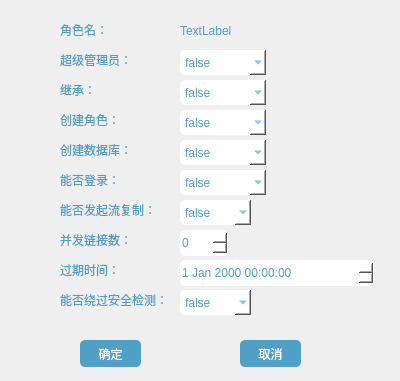
<?xml version="1.0" encoding="UTF-8"?>
<ui version="4.0">
 <class>ModifyRoleDialog</class>
 <widget class="QDialog" name="ModifyRoleDialog">
  <property name="geometry">
   <rect>
    <x>0</x>
    <y>0</y>
    <width>400</width>
    <height>381</height>
   </rect>
  </property>
  <property name="windowTitle">
   <string>修改角色信息</string>
  </property>
  <widget class="QComboBox" name="cbb_IsFlowCopy">
   <property name="geometry">
    <rect>
     <x>180</x>
     <y>200</y>
     <width>71</width>
     <height>25</height>
    </rect>
   </property>
   <property name="styleSheet">
    <string notr="true">border-radius: 5px; 
background-color: rgb(255, 255, 255);
color: rgb(78, 160, 201);</string>
   </property>
   <item>
    <property name="text">
     <string>false</string>
    </property>
   </item>
   <item>
    <property name="text">
     <string>true</string>
    </property>
   </item>
  </widget>
  <widget class="QLabel" name="label_10">
   <property name="geometry">
    <rect>
     <x>60</x>
     <y>290</y>
     <width>141</width>
     <height>21</height>
    </rect>
   </property>
   <property name="styleSheet">
    <string notr="true">color: rgb(78, 160, 201);
font: 10pt &quot;Agency FB&quot;;
border-style: hidden;</string>
   </property>
   <property name="text">
    <string>&lt;html&gt;&lt;head/&gt;&lt;body&gt;&lt;p&gt;能否绕过安全检测：&lt;/p&gt;&lt;/body&gt;&lt;/html&gt;</string>
   </property>
  </widget>
  <widget class="QLabel" name="lb_RoleName">
   <property name="geometry">
    <rect>
     <x>180</x>
     <y>20</y>
     <width>171</width>
     <height>21</height>
    </rect>
   </property>
   <property name="styleSheet">
    <string notr="true">color: rgb(78, 160, 201);
font: 10pt &quot;Times New Roman&quot;;
border-style: hidden;</string>
   </property>
   <property name="text">
    <string>TextLabel</string>
   </property>
  </widget>
  <widget class="QComboBox" name="cbb_IsLogin">
   <property name="geometry">
    <rect>
     <x>180</x>
     <y>170</y>
     <width>86</width>
     <height>25</height>
    </rect>
   </property>
   <property name="styleSheet">
    <string notr="true">border-radius: 5px; 
background-color: rgb(255, 255, 255);
color: rgb(78, 160, 201);</string>
   </property>
   <item>
    <property name="text">
     <string>false</string>
    </property>
   </item>
   <item>
    <property name="text">
     <string>true</string>
    </property>
   </item>
  </widget>
  <widget class="QComboBox" name="cbb_CreatRole">
   <property name="geometry">
    <rect>
     <x>180</x>
     <y>110</y>
     <width>86</width>
     <height>25</height>
    </rect>
   </property>
   <property name="styleSheet">
    <string notr="true">border-radius: 5px; 
background-color: rgb(255, 255, 255);
color: rgb(78, 160, 201);</string>
   </property>
   <item>
    <property name="text">
     <string>false</string>
    </property>
   </item>
   <item>
    <property name="text">
     <string>true</string>
    </property>
   </item>
  </widget>
  <widget class="QDateTimeEdit" name="dte_authdate">
   <property name="geometry">
    <rect>
     <x>180</x>
     <y>260</y>
     <width>194</width>
     <height>26</height>
    </rect>
   </property>
   <property name="styleSheet">
    <string notr="true">border-radius: 5px; 
background-color: rgb(255, 255, 255);
color: rgb(78, 160, 201);</string>
   </property>
  </widget>
  <widget class="QLabel" name="label_3">
   <property name="geometry">
    <rect>
     <x>60</x>
     <y>80</y>
     <width>91</width>
     <height>21</height>
    </rect>
   </property>
   <property name="styleSheet">
    <string notr="true">color: rgb(78, 160, 201);
font: 10pt &quot;Agency FB&quot;;
border-style: hidden;</string>
   </property>
   <property name="text">
    <string>&lt;html&gt;&lt;head/&gt;&lt;body&gt;&lt;p&gt;继承：&lt;/p&gt;&lt;/body&gt;&lt;/html&gt;</string>
   </property>
  </widget>
  <widget class="QLabel" name="label_2">
   <property name="geometry">
    <rect>
     <x>60</x>
     <y>50</y>
     <width>91</width>
     <height>21</height>
    </rect>
   </property>
   <property name="styleSheet">
    <string notr="true">color: rgb(78, 160, 201);
font: 10pt &quot;Agency FB&quot;;
border-style: hidden;</string>
   </property>
   <property name="text">
    <string>&lt;html&gt;&lt;head/&gt;&lt;body&gt;&lt;p&gt;超级管理员：&lt;/p&gt;&lt;/body&gt;&lt;/html&gt;</string>
   </property>
  </widget>
  <widget class="QSpinBox" name="sb_connect">
   <property name="geometry">
    <rect>
     <x>180</x>
     <y>230</y>
     <width>48</width>
     <height>26</height>
    </rect>
   </property>
   <property name="styleSheet">
    <string notr="true">border-radius: 5px; 
background-color: rgb(255, 255, 255);
color: rgb(78, 160, 201);</string>
   </property>
  </widget>
  <widget class="QLabel" name="label_4">
   <property name="geometry">
    <rect>
     <x>60</x>
     <y>110</y>
     <width>91</width>
     <height>21</height>
    </rect>
   </property>
   <property name="styleSheet">
    <string notr="true">color: rgb(78, 160, 201);
font: 10pt &quot;Agency FB&quot;;
border-style: hidden;</string>
   </property>
   <property name="text">
    <string>&lt;html&gt;&lt;head/&gt;&lt;body&gt;&lt;p&gt;创建角色：&lt;/p&gt;&lt;/body&gt;&lt;/html&gt;</string>
   </property>
  </widget>
  <widget class="QPushButton" name="pbt_Cancle">
   <property name="geometry">
    <rect>
     <x>240</x>
     <y>340</y>
     <width>61</width>
     <height>27</height>
    </rect>
   </property>
   <property name="styleSheet">
    <string notr="true">font: 10pt &quot;Agency FB&quot;;
color: rgb(255, 255, 255);
background-color: rgb(78, 160, 201);
border-radius: 5px; 
</string>
   </property>
   <property name="text">
    <string>取消</string>
   </property>
  </widget>
  <widget class="QComboBox" name="cbb_IsSkipAuth">
   <property name="geometry">
    <rect>
     <x>180</x>
     <y>290</y>
     <width>71</width>
     <height>25</height>
    </rect>
   </property>
   <property name="styleSheet">
    <string notr="true">border-radius: 5px; 
background-color: rgb(255, 255, 255);
color: rgb(78, 160, 201);</string>
   </property>
   <item>
    <property name="text">
     <string>false</string>
    </property>
   </item>
   <item>
    <property name="text">
     <string>true</string>
    </property>
   </item>
  </widget>
  <widget class="QLabel" name="label">
   <property name="geometry">
    <rect>
     <x>60</x>
     <y>20</y>
     <width>67</width>
     <height>21</height>
    </rect>
   </property>
   <property name="styleSheet">
    <string notr="true">color: rgb(78, 160, 201);
font: 10pt &quot;Agency FB&quot;;
border-style: hidden;</string>
   </property>
   <property name="text">
    <string>&lt;html&gt;&lt;head/&gt;&lt;body&gt;&lt;p&gt;角色名：&lt;/p&gt;&lt;/body&gt;&lt;/html&gt;</string>
   </property>
  </widget>
  <widget class="QLabel" name="label_8">
   <property name="geometry">
    <rect>
     <x>60</x>
     <y>230</y>
     <width>91</width>
     <height>21</height>
    </rect>
   </property>
   <property name="styleSheet">
    <string notr="true">color: rgb(78, 160, 201);
font: 10pt &quot;Agency FB&quot;;
border-style: hidden;</string>
   </property>
   <property name="text">
    <string>&lt;html&gt;&lt;head/&gt;&lt;body&gt;&lt;p&gt;并发链接数：&lt;/p&gt;&lt;/body&gt;&lt;/html&gt;</string>
   </property>
  </widget>
  <widget class="QComboBox" name="cbb_CreatDB">
   <property name="geometry">
    <rect>
     <x>180</x>
     <y>140</y>
     <width>86</width>
     <height>25</height>
    </rect>
   </property>
   <property name="styleSheet">
    <string notr="true">border-radius: 5px; 
background-color: rgb(255, 255, 255);
color: rgb(78, 160, 201);</string>
   </property>
   <item>
    <property name="text">
     <string>false</string>
    </property>
   </item>
   <item>
    <property name="text">
     <string>true</string>
    </property>
   </item>
  </widget>
  <widget class="QPushButton" name="pbt_OK">
   <property name="geometry">
    <rect>
     <x>80</x>
     <y>340</y>
     <width>61</width>
     <height>27</height>
    </rect>
   </property>
   <property name="styleSheet">
    <string notr="true">font: 10pt &quot;Agency FB&quot;;
color: rgb(255, 255, 255);
background-color: rgb(78, 160, 201);
border-radius: 5px; 
</string>
   </property>
   <property name="text">
    <string>确定</string>
   </property>
  </widget>
  <widget class="QLabel" name="label_5">
   <property name="geometry">
    <rect>
     <x>60</x>
     <y>140</y>
     <width>91</width>
     <height>21</height>
    </rect>
   </property>
   <property name="styleSheet">
    <string notr="true">color: rgb(78, 160, 201);
font: 10pt &quot;Agency FB&quot;;
border-style: hidden;</string>
   </property>
   <property name="text">
    <string>&lt;html&gt;&lt;head/&gt;&lt;body&gt;&lt;p&gt;创建数据库：&lt;/p&gt;&lt;/body&gt;&lt;/html&gt;</string>
   </property>
  </widget>
  <widget class="QComboBox" name="cbb_IsInherit">
   <property name="geometry">
    <rect>
     <x>180</x>
     <y>80</y>
     <width>86</width>
     <height>25</height>
    </rect>
   </property>
   <property name="styleSheet">
    <string notr="true">border-radius: 5px; 
background-color: rgb(255, 255, 255);
color: rgb(78, 160, 201);</string>
   </property>
   <item>
    <property name="text">
     <string>false</string>
    </property>
   </item>
   <item>
    <property name="text">
     <string>true</string>
    </property>
   </item>
  </widget>
  <widget class="QLabel" name="label_9">
   <property name="geometry">
    <rect>
     <x>60</x>
     <y>260</y>
     <width>91</width>
     <height>21</height>
    </rect>
   </property>
   <property name="styleSheet">
    <string notr="true">color: rgb(78, 160, 201);
font: 10pt &quot;Agency FB&quot;;
border-style: hidden;</string>
   </property>
   <property name="text">
    <string>&lt;html&gt;&lt;head/&gt;&lt;body&gt;&lt;p&gt;过期时间：&lt;/p&gt;&lt;/body&gt;&lt;/html&gt;</string>
   </property>
  </widget>
  <widget class="QComboBox" name="cbb_IsSuper">
   <property name="geometry">
    <rect>
     <x>180</x>
     <y>50</y>
     <width>86</width>
     <height>25</height>
    </rect>
   </property>
   <property name="styleSheet">
    <string notr="true">border-radius: 5px; 
background-color: rgb(255, 255, 255);
color: rgb(78, 160, 201);</string>
   </property>
   <item>
    <property name="text">
     <string>false</string>
    </property>
   </item>
   <item>
    <property name="text">
     <string>true</string>
    </property>
   </item>
  </widget>
  <widget class="QLabel" name="label_7">
   <property name="geometry">
    <rect>
     <x>60</x>
     <y>200</y>
     <width>121</width>
     <height>21</height>
    </rect>
   </property>
   <property name="styleSheet">
    <string notr="true">color: rgb(78, 160, 201);
font: 10pt &quot;Agency FB&quot;;
border-style: hidden;</string>
   </property>
   <property name="text">
    <string>&lt;html&gt;&lt;head/&gt;&lt;body&gt;&lt;p&gt;能否发起流复制：&lt;/p&gt;&lt;/body&gt;&lt;/html&gt;</string>
   </property>
  </widget>
  <widget class="QLabel" name="label_6">
   <property name="geometry">
    <rect>
     <x>60</x>
     <y>170</y>
     <width>91</width>
     <height>21</height>
    </rect>
   </property>
   <property name="styleSheet">
    <string notr="true">color: rgb(78, 160, 201);
font: 10pt &quot;Agency FB&quot;;
border-style: hidden;</string>
   </property>
   <property name="text">
    <string>&lt;html&gt;&lt;head/&gt;&lt;body&gt;&lt;p&gt;能否登录：&lt;/p&gt;&lt;/body&gt;&lt;/html&gt;</string>
   </property>
  </widget>
 </widget>
 <resources/>
 <connections/>
</ui>
